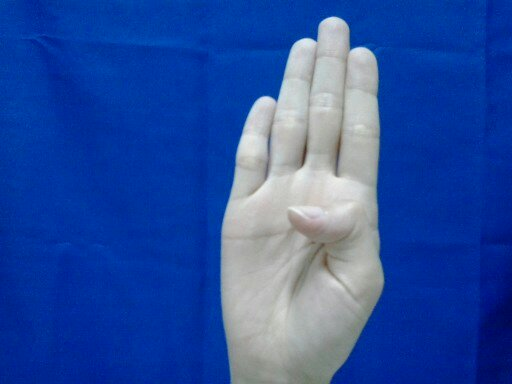
//> input picture testHull/B1.jpg, 512 x 384 px, given in place of A5.jpg, which was not available
$ ./test   (built with g++ and OpenCV 4)
//> lines starting //> are read from the running program, lines starting //| are printed output that depends on the picture; after the words box and inside, x2 and y2 are one past the last pixel; in counts of white or black regions, pixels touching at a corner belong together; pictures that were not available may be replaced by others from this repository, and a replacement may not be noted
/*
 * test.cpp
 *
 *  Created on: Dec 2, 2012
 *      Author: admin
 */
#include <opencv2/imgproc/imgproc.hpp>
#include <opencv2/highgui/highgui.hpp>
#include <opencv2/core/core.hpp>
#include <opencv2/ml/ml.hpp>
#include <iostream>

using namespace cv;
using namespace std;

Mat processImage(Mat image);
bool HW_Classify(Mat image);
Mat subtractBG(Mat image);
Mat findObjectContours(Mat image);
Mat resizeSubImage(Mat subImage);
vector<Point> findObjectHull(Mat src, Mat image);
vector<Point> findObjectHull2(Mat src, Mat image);
void matchToTemplate(vector<vector<Point> > templateContours, vector<Point> objectContours);

int main(){
	Mat src, processed;
	vector<vector<Point> > templateContours(24);
	vector<Point> objectContours;
	String trainImages[24] = {"A5.jpg", "B3.jpg", "C4.jpg", "E4.jpg", "F4.jpg", "G3.jpg", "H1.jpg"
			, "I4.jpg", "K1.jpg", "L5.jpg", "M1.jpg", "N4.jpg", "O5.jpg", "P1.jpg", "Q1.jpg"
			, "R4.jpg", "S6.jpg", "T6.jpg", "U5.jpg", "V3.jpg", "W4.jpg", "Y3.jpg"};
	for(int i = 0; i < 22; i++){
		src = imread(trainImages[i]);
//> src is the input picture: 384 rows x 512 cols, CV_8UC3; mean B, G, R 159.4, 78.9, 41
		processed = processImage(src);
//> in subtractBG, `cvtColor(image, image, CV_BGR2HSV);`: image: 384 rows x 512 cols, CV_8UC3; mean H, S, V 98.9, 196.8, 160.3
//> in subtractBG, `inRange(image, Scalar(100, 80, 60), Scalar(125, 255, 255), image);`:
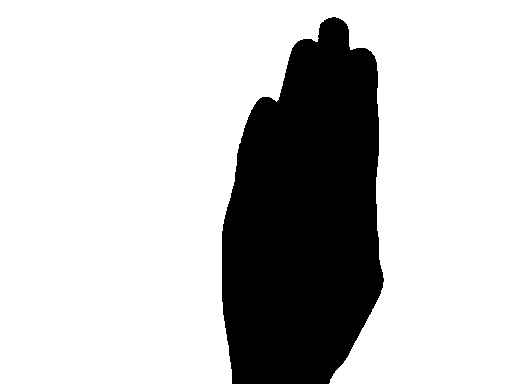
//> image: 384 rows x 512 cols, CV_8UC1; 76.7% white; 1 black region, box (x1, y1, x2, y2) and area: (222, 17, 384, 384) 45747
//> in subtractBG, `threshold(image, image, 0, 255, THRESH_BINARY_INV);`: image: 384 rows x 512 cols, CV_8UC1; 23.3% white; 1 white region
		templateContours[i] = findObjectHull2(src, processed);
//> in findObjectHull2, `findContours(temp, contours, hierarchy, CV_RETR_TREE, CV_CHAIN_APPROX_..`: contours = 1 contour; box (x1, y1, x2, y2) and area: (222, 17, 384, 384) 45296
//> the loop in findObjectHull2, `for (int i = 0; i < contours.size(); i++)` made 1 pass
//> after the loop in findObjectHull2, `for (int i = 0; i < contours.size(); i++)`: sizeOfBiggestContour = 45296; indexOfBiggestContour = 0
//> in findObjectHull2, `convexHull(Mat(contours[indexOfBiggestContour]), hull[0], false);`: hull = 1 contour; box (x1, y1, x2, y2) and area: (222, 17, 384, 384) 47108
//> in findObjectHull2, `drawContours(src, hull, 0, Scalar(0,255,0), 1, 8, vector<Vec4i>(), 0, ..`:
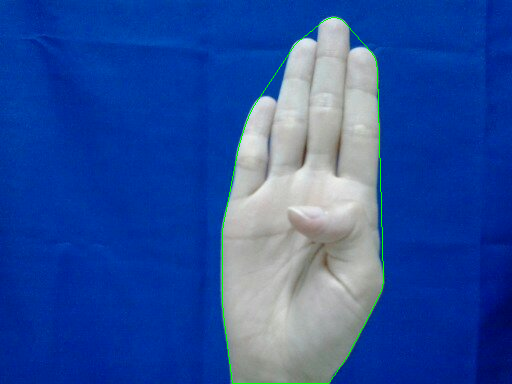
//> src: 384 rows x 512 cols, CV_8UC3; 0.43% of pixels changed, all inside (x1, y1, x2, y2) = (222, 17, 384, 384)
//> templateContours = 24 entries, 1 filled: 1 contour; box (x1, y1, x2, y2) and area: (222, 17, 384, 384) 47108
	}
//> pass 2 of the loop `for(int i = 0; i < 22; i++)`:
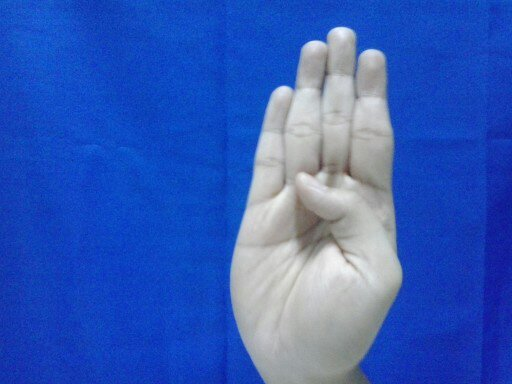
//> input picture testHull/B3.jpg, 512 x 384 px
//> src is the input picture: 384 rows x 512 cols, CV_8UC3; mean B, G, R 184.7, 91.8, 52.7
//> in subtractBG (call 2), `inRange(image, Scalar(100, 80, 60), Scalar(125, 255, 255), image);`:
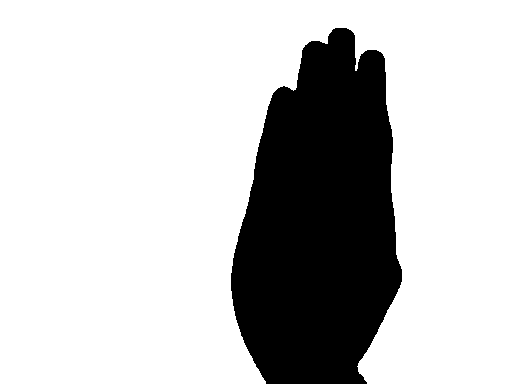
//> image: 384 rows x 512 cols, CV_8UC1; 77.1% white; 1 black region, box (x1, y1, x2, y2) and area: (231, 28, 402, 384) 45037
//> contours = 1 contour; box (x1, y1, x2, y2) and area: (231, 28, 402, 384) 44576
//> the loop in findObjectHull2 (call 2), `for (int i = 0; i < contours.size(); i++)` made 1 pass
//> after the loop in findObjectHull2 (call 2), `for (int i = 0; i < contours.size(); i++)`: sizeOfBiggestContour = 44575.5; indexOfBiggestContour = 0
//> hull = 1 contour; box (x1, y1, x2, y2) and area: (231, 28, 402, 384) 46982
//> in findObjectHull2 (call 2), `drawContours(src, hull, 0, Scalar(0,255,0), 1, 8, vector<Vec4i>(), 0, ..`:
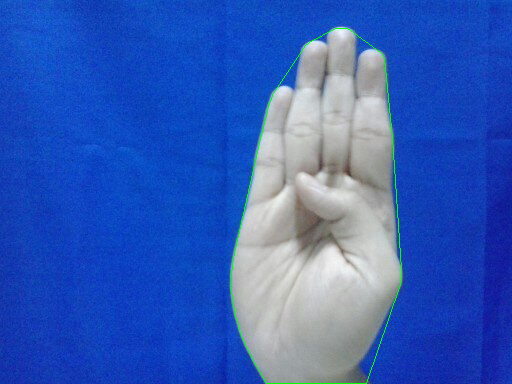
//> src: 384 rows x 512 cols, CV_8UC3; 0.43% of pixels changed, all inside (x1, y1, x2, y2) = (231, 28, 402, 384)
//> templateContours = 24 entries, 2 filled: 2 contours; box (x1, y1, x2, y2) and area: (222, 17, 384, 384) 47108, (231, 28, 402, 384) 46982
//> pass 3 of the loop `for(int i = 0; i < 22; i++)`:
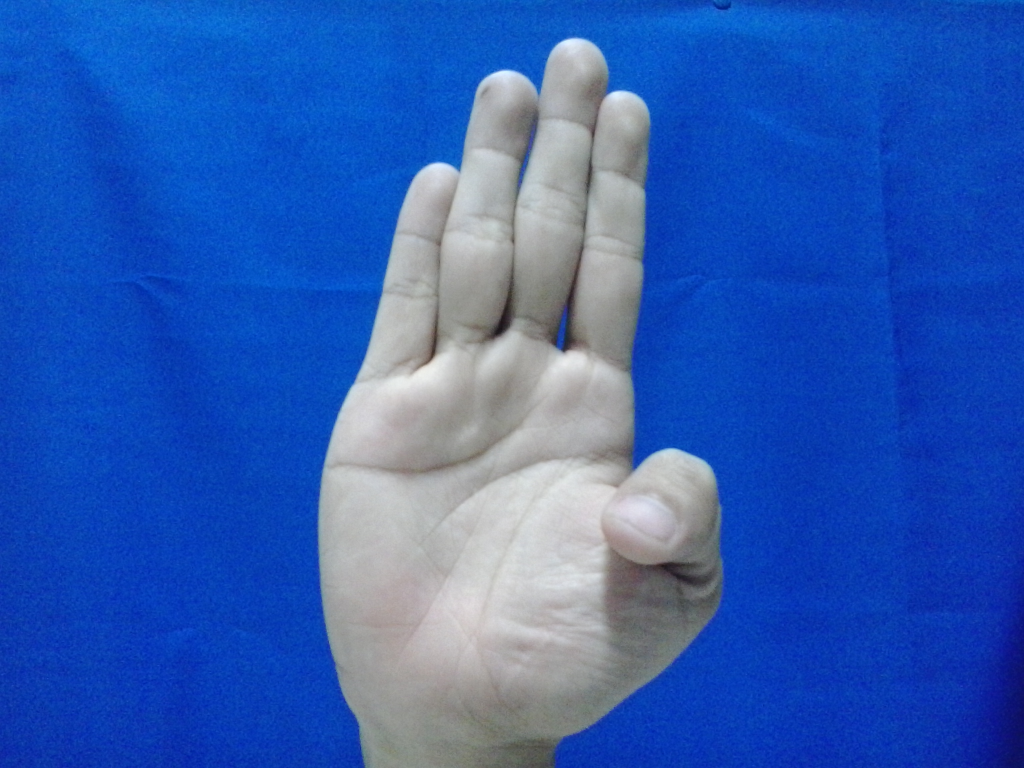
//> input picture testHull/B5.jpg, 2048 x 1536 px, given in place of C4.jpg, which was not available (shown at 1/2 size)
//> src is the input picture: 1536 rows x 2048 cols, CV_8UC3; mean B, G, R 180.3, 92.8, 47.9
//> in subtractBG (call 3), `inRange(image, Scalar(100, 80, 60), Scalar(125, 255, 255), image);`:
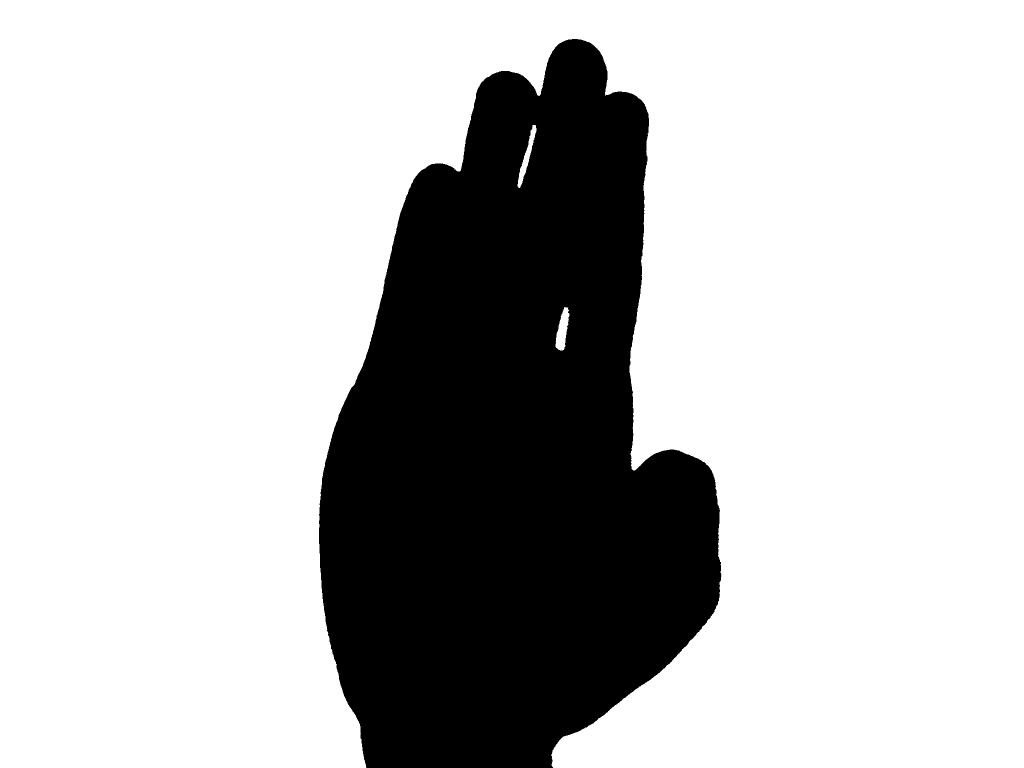
//> image: 1536 rows x 2048 cols, CV_8UC1 (shown at 1/2 size); 74.7% white; 1 black region, box (x1, y1, x2, y2) and area: (638, 78, 1443, 1536) 795536
//> contours = 4 contours, 1 with area under 20; largest, box (x1, y1, x2, y2) and area: (638, 78, 1443, 1536) 796288, (1110, 613, 1140, 702) 1520, (1034, 249, 1074, 377) 1400
//> the loop in findObjectHull2 (call 3), `for (int i = 0; i < contours.size(); i++)` made 4 passes
//> after the loop in findObjectHull2 (call 3), `for (int i = 0; i < contours.size(); i++)`: sizeOfBiggestContour = 796288.5; indexOfBiggestContour = 0
//> hull = 1 contour; box (x1, y1, x2, y2) and area: (638, 78, 1443, 1536) 874925
//> in findObjectHull2 (call 3), `drawContours(src, hull, 0, Scalar(0,255,0), 1, 8, vector<Vec4i>(), 0, ..`:
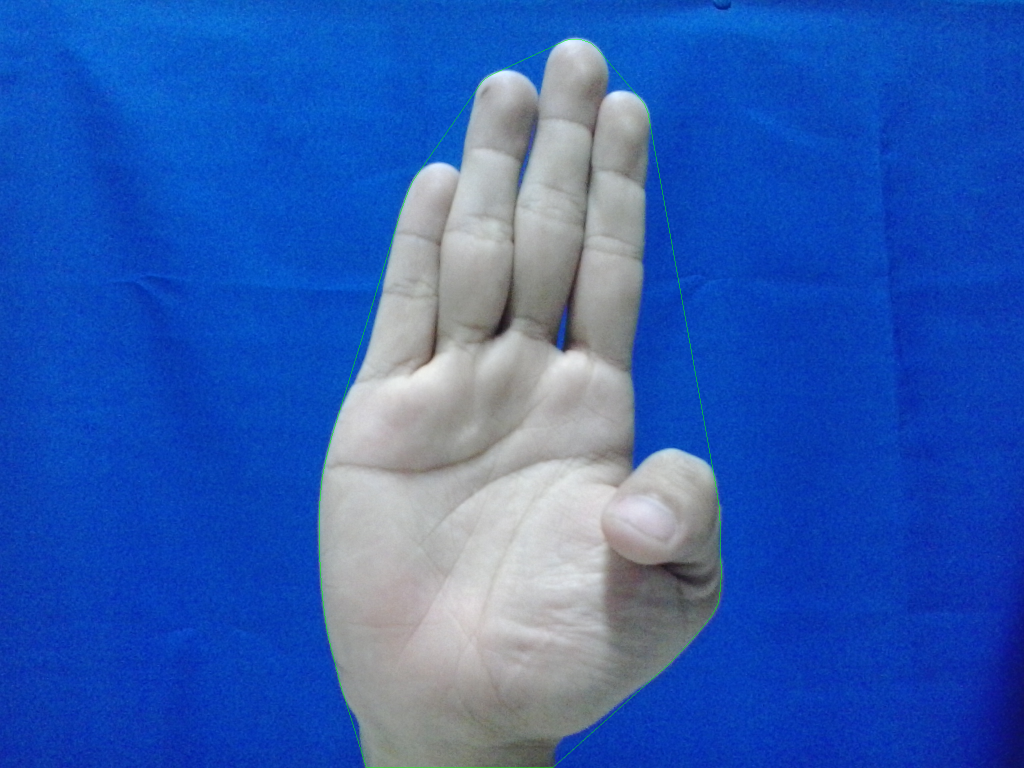
//> src: 1536 rows x 2048 cols, CV_8UC3 (shown at 1/2 size); 0.11% of pixels changed, all inside (x1, y1, x2, y2) = (638, 78, 1443, 1536)
//> templateContours = 24 entries, 3 filled: 3 contours; box (x1, y1, x2, y2) and area: (638, 78, 1443, 1536) 874925, (222, 17, 384, 384) 47108, (231, 28, 402, 384) 46982

	src = imread("Y1.jpg");
	processed = processImage(src);
	objectContours = findObjectHull2(src, processed);

	matchToTemplate(templateContours, objectContours);

	src = imread("Y4.jpg");
	processed = processImage(src);
	objectContours = findObjectHull2(src, processed);

	matchToTemplate(templateContours, objectContours);

	src = imread("Y5.jpg");
	processed = processImage(src);
	objectContours = findObjectHull2(src, processed);

	matchToTemplate(templateContours, objectContours);

	src = imread("Y6.jpg");
	processed = processImage(src);
	objectContours = findObjectHull2(src, processed);

	matchToTemplate(templateContours, objectContours);

	waitKey(0);
	return 0;
}

Mat processImage(Mat image){
	Mat processMe, binary, sub, resized;
//	imshow("Source", image);
	processMe = image.clone();
	binary = subtractBG(processMe);
// [4 lines of commented-out code are left out]
	return binary;
}

// [15 lines left out: function HW_Classify, not called in this run]


/**
 * subtracts blue background from image
 * and
 * returns binary image of object
 */
Mat subtractBG(Mat im){
	Mat image = im.clone();
	Mat subtracted = Mat::zeros(image.size(), CV_8UC3);
//> (the run ends here: the program stops with an error, at `cvtColor(image, image, CV_BGR2HSV);`)
